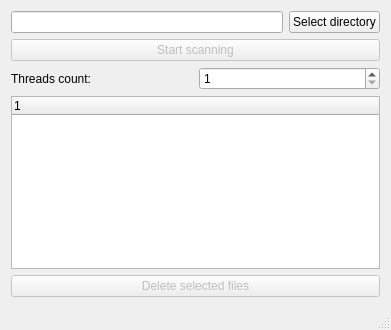
<?xml version="1.0" encoding="UTF-8"?>
<ui version="4.0">
 <class>MainWindow</class>
 <widget class="QMainWindow" name="MainWindow">
  <property name="geometry">
   <rect>
    <x>0</x>
    <y>0</y>
    <width>391</width>
    <height>330</height>
   </rect>
  </property>
  <property name="windowTitle">
   <string>MainWindow</string>
  </property>
  <widget class="QWidget" name="centralWidget">
   <layout class="QVBoxLayout" name="verticalLayout">
    <item>
     <layout class="QHBoxLayout" name="horizontalLayout">
      <item>
       <widget class="QLineEdit" name="directoryPath">
        <property name="cursor">
         <cursorShape>BlankCursor</cursorShape>
        </property>
        <property name="mouseTracking">
         <bool>true</bool>
        </property>
        <property name="readOnly">
         <bool>true</bool>
        </property>
       </widget>
      </item>
      <item>
       <widget class="QPushButton" name="pushButton">
        <property name="text">
         <string>Select directory</string>
        </property>
       </widget>
      </item>
     </layout>
    </item>
    <item>
     <widget class="QPushButton" name="startScanning">
      <property name="enabled">
       <bool>false</bool>
      </property>
      <property name="text">
       <string>Start scanning</string>
      </property>
     </widget>
    </item>
    <item>
     <layout class="QHBoxLayout" name="horizontalLayout_2">
      <item>
       <widget class="QLabel" name="label">
        <property name="text">
         <string>Threads count:</string>
        </property>
       </widget>
      </item>
      <item>
       <widget class="QSpinBox" name="spinBox">
        <property name="minimum">
         <number>1</number>
        </property>
       </widget>
      </item>
     </layout>
    </item>
    <item>
     <widget class="QTreeWidget" name="treeWidget">
      <property name="selectionMode">
       <enum>QAbstractItemView::MultiSelection</enum>
      </property>
      <column>
       <property name="text">
        <string notr="true">1</string>
       </property>
      </column>
     </widget>
    </item>
    <item>
     <widget class="QPushButton" name="pushButton_2">
      <property name="enabled">
       <bool>false</bool>
      </property>
      <property name="text">
       <string>Delete selected files</string>
      </property>
     </widget>
    </item>
   </layout>
  </widget>
  <widget class="QMenuBar" name="menuBar">
   <property name="geometry">
    <rect>
     <x>0</x>
     <y>0</y>
     <width>391</width>
     <height>22</height>
    </rect>
   </property>
  </widget>
  <widget class="QStatusBar" name="statusBar"/>
 </widget>
 <layoutdefault spacing="6" margin="11"/>
 <resources/>
 <connections/>
</ui>
